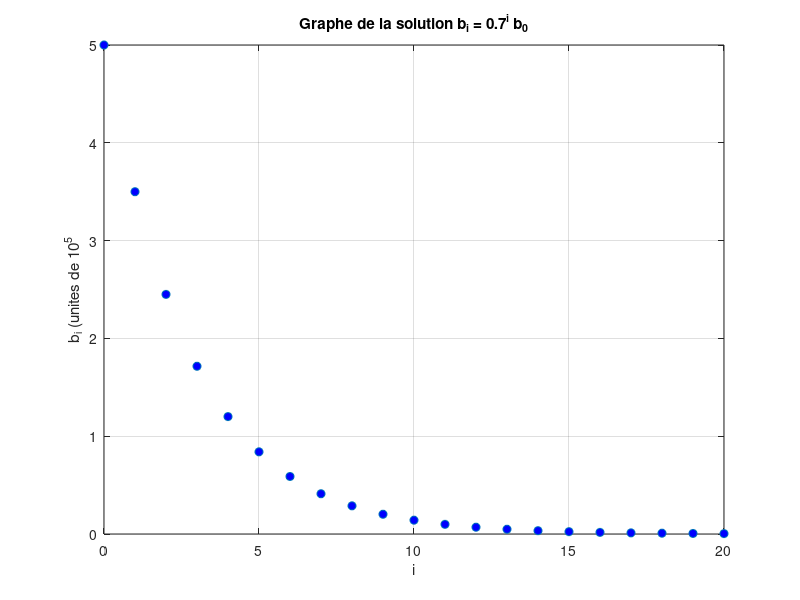

Reproduce this figure in MATLAB.
close all;

x=0:1:20;
y= 0.7.^x * 5;
plot(x,y,'o','MarkerFaceColor', 'b')

grid on
xlabel('i')
ylabel('b_i (unites de 10^5');
title('Graphe de la solution b_i = 0.7^i b_0')
